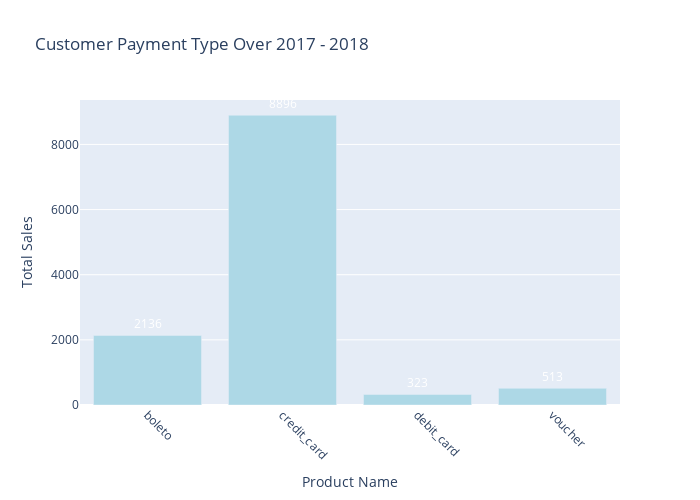

The notebook cell this image was saved under:
### Markdown cell above
#### 3.pertanyaan : jenis pembayaran yang sering digunakan pelanggan ?

### Code cell
df_payment_type = df_real_tengkulak.groupby(by="payment_type").agg({
    "customer_id": "count",
}).reset_index()


fig = go.Figure()
fig.add_trace(go.Bar(
    x=df_payment_type['payment_type'],
    y=df_payment_type['customer_id'],
    text=df_payment_type['customer_id'],  # Menambahkan label di setiap bar
    textposition='outside',  # Menampilkan label di luar bar
    textfont=dict(
        color='white',  # Mengatur warna teks menjadi putih
    ),
    marker=dict(
        color='rgb(173, 216, 230)',  # Set color here
    ),
))
fig.update_layout(
    title='Customer Payment Type Over 2017 - 2018',
    xaxis=dict(title='Product Name', tickangle=45),
    yaxis=dict(title='Total Sales'),
    showlegend=False,
    width=700,
    height=500,
)

### Figure 1 — Plotly figure (JSON) as saved in the notebook; plotly's stock layout.template omitted (floating-point values rounded to 4 significant figures)
{"data": [{"marker": {"color": "rgb(173, 216, 230)"}, "text": [2136, 8896, 323, 513], "textfont": {"color": "white"}, "textposition": "outside", "type": "bar", "x": ["boleto", "credit_card", "debit_card", "voucher"], "y": [2136, 8896, 323, 513]}], "layout": {"height": 500, "showlegend": false, "title": {"text": "Customer Payment Type Over 2017 - 2018"}, "width": 700, "xaxis": {"tickangle": 45, "title": {"text": "Product Name"}}, "yaxis": {"title": {"text": "Total Sales"}}}}
